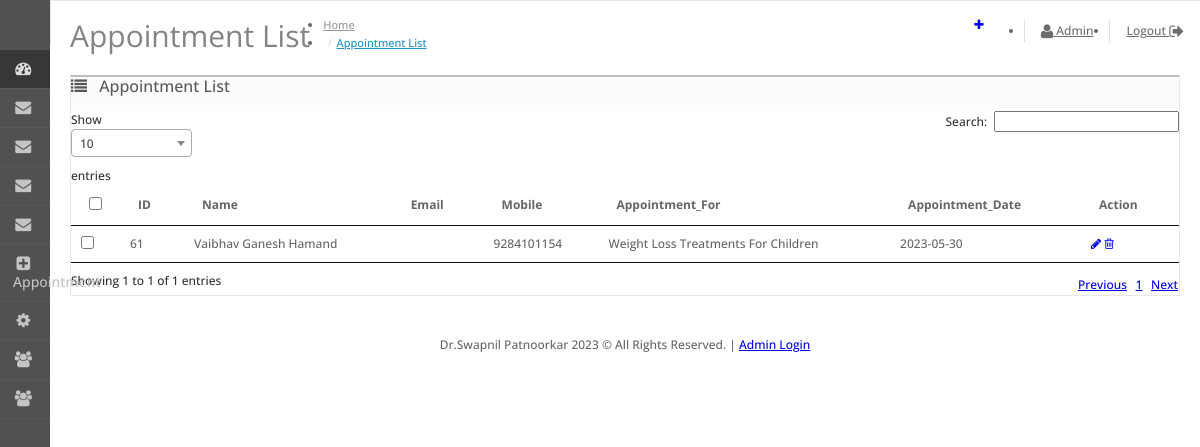
Page /admin/enquiry/appointment.php (signed in) on the committed database.
### tables this page shows
CREATE TABLE `appointment` (
  `id` int(11) NOT NULL,
  `name` varchar(30) NOT NULL,
  `mobile` varchar(12) NOT NULL,
  `email` varchar(30) NOT NULL,
  `appointment_for` varchar(35) NOT NULL,
  `appointment_date` date NOT NULL,
  `appointment_time` time NOT NULL,
  `date_added` timestamp NOT NULL DEFAULT current_timestamp(),
  `text` varchar(100) NOT NULL
);

CREATE TABLE `oc_master_company` (
  `id` int(11) NOT NULL,
  `company_name` varchar(100) NOT NULL,
  `address1` varchar(300) NOT NULL,
  `address2` varchar(300) NOT NULL,
  `area` varchar(100) NOT NULL,
  `city` varchar(100) NOT NULL,
  `pincode` int(11) NOT NULL,
  `state` varchar(100) NOT NULL,
  `contact_person` varchar(100) NOT NULL,
  `email` varchar(100) NOT NULL,
  `mobile` varchar(100) NOT NULL,
  `logo` varchar(100) NOT NULL,
  `gstn` varchar(100) NOT NULL,
  `pan` varchar(100) NOT NULL,
  `sms_url` varchar(1000) NOT NULL,
  `sms_username` varchar(100) NOT NULL,
  `sms_password` varchar(100) NOT NULL,
  `sms_sender_id` varchar(100) NOT NULL,
  `email_url` varchar(1000) NOT NULL,
  `email_username` varchar(100) NOT NULL,
  `email_password` varchar(100) NOT NULL,
  `date_updated` timestamp NOT NULL DEFAULT current_timestamp()
);

### admin/config/base_path.php (called while the page is built)
<?php
$base_path = "http://localhost/Bigmark/drswapnilpatnoorkar/";
?>

### admin/enquiry/appointment.php (the view, shortened to what this page needs)
<?php
 include('../config.php');
include('../includes/head-js-css.php');
?>
<body>
<div id="container">
<?php include('../includes/header.php');
include('../includes/left-menu.php');
?>
<div id="content">
  <div class="page-header">
    <div class="container-fluid">
      <div class="pull-right">
          <a href="<?php echo $base_path;?>admin/enquiry/add-appointment.php" data-toggle="tooltip" title="Add New" class="btn btn-primary"><i class="fa fa-plus"></i></a></div>
      <h1>Appointment List</h1>
      <ul class="breadcrumb">
                <li><a href="<?php echo $base_path;?>admin/access.php">Home</a></li>
                <li><a href="<?php echo $base_path;?>admin/enquiry/appointment.php">Appointment  List</a></li>
              </ul>
    </div>
  </div>
  <div class="container-fluid">
            <div class="panel panel-default">
      <div class="panel-heading">
        <h3 class="panel-title"><i class="fa fa-list"></i>
         <?php
         if(isset($_GET['edit']))
         {
          echo "Update Appointment ";
         }elseif(isset($_GET['delete']))
         {
          echo "Delete Appointment ";
         }else{
          echo "Appointment List";
         }
         ?>
        </h3>
      </div>
      <div class="panel-body">
       <?php
       if(!isset($_GET['edit']) && !isset($_GET['delete']))
       {
       ?>
        <form method="post" enctype="multipart/form-data" target="_blank" id="form-order">
         <div class="col-lg-12 col-xs-12 table-responsive">
            <table class="table  table-bordered table-hover" id="dataTables-example" style="width:100%;">
              <thead>
                <tr>
                  <td style="width: 1px;" class="text-center">
                    <input type="checkbox" onClick="$('input[name*=\'selected\']').prop('checked', this.checked);" />
                  </td>
                  <td class="text-right text-info"> ID</td>
                  <td class="text-left text-info">Name</td>
                  <td class="text=left text-info">Email</td>
                  <td class="text-left text-info">Mobile</td>
                  <td class="text-left text-info">Appointment_For</td>
                  <td class="text-left text-info">Appointment_Date</td>
                  <td class="text-right text-info">Action</td>
                </tr>
              </thead>
              <tbody>
               <?php
               $sql  = 'SELECT * FROM `appointment`';
               $data = mysqli_query($db,$sql);
               $num = mysqli_num_rows($data);
               if($num>0)
               {
                 for($i=1;$i<=$num;$i++)
                 {
                  $row = mysqli_fetch_assoc($data);
                  ?>
                   <tr>
                       <td class="text-center"><input type="checkbox" name="selected[]" value="<?php echo $row['id'];?>" />
                       <td class="text-right"><?php echo $row['id'];?></td>
                       <td class="text-left"><?php echo $row['name'];?></td>
                       <td class="text-left"><?php echo $row['email'];?> </td>
                       <td class="text-left"><?php echo $row['mobile'];?></td>
                       <td class="text-left"><?=$row['appointment_for']?></td>
                       <td class="text-left"><?php echo $row['appointment_date'];?></td>
                       <td class="text-right">
                         <a href="<?php $base_path;?>admin/enquiry/appointment.php?edit&id=<?php echo $row['id'];?>" data-toggle="tooltip" title="Edit" class="btn btn-primary"><i class="fa fa-pencil"></i></a>
                         <a href="<?php $base_path;?>admin/enquiry/appointment.php?delete&id=<?php echo $row['id']; ?>" onClick="javascript:return confirm('Do you really want to Delete...?')" data-toggle="tooltip" title="Delete" class="btn btn-danger"><i class="fa fa-trash-o"></i></a></td>
                   </tr>
               <?php
                 }
               }else{
               }
               ?>
                </tbody>
            </table>
          </div>
        </form>
       <?php
       }
       ?>
      </div>
    </div>
  </div>
  <link href="view/javascript/jquery/datetimepicker/bootstrap-datetimepicker.min.css" type="text/css" rel="stylesheet" media="screen" />
</div>
<?php include('../includes/footer.php');?>
</body></html>

### admin/includes/footer.php (shortened to what this page needs)
<footer id="footer">
 <?=isset($company) && $company['company_name']!=''?$company['company_name']:'<a href="http://bigmarkretail.com">bigmarkretail.com</a>'?>
 <?=date('Y')?> &copy; All Rights Reserved.
|
<a href="<?=$base_path?>admin">Admin Login</a>
</footer>
</div>
<link href="https://cdnjs.cloudflare.com/ajax/libs/select2/4.0.6-rc.0/css/select2.min.css" rel="stylesheet" />
</body>
</html>

### admin/view/stylesheet/stylesheet.css (style rules this page uses)
html, body { height: 100%; margin: 0; padding: 0; font-family: 'Open Sans', sans-serif; font-size: 12px; color: #666666; font-weight: 500; line-height: 18px; text-rendering: optimizeLegibility; }
h1, h2, h3, h4, h5, h6, p { margin-top: 0; }
.page-header { vertical-align: middle; margin: 15px 0; padding: 0; border-bottom: none; }
.page-header h1 { font-family: 'Open Sans', sans-serif; font-weight: 400; font-size: 30px; color: #848484; display: inline-block; margin-bottom: 15px; }
.breadcrumb { display: inline-block; background: none; margin: 0; padding: 0 10px; }
.breadcrumb li a { color: #999999; font-size: 11px; padding: 0px; margin: 0px; }
.breadcrumb li:last-child a { color: #1e91cf; }
.breadcrumb li + li:before { content: "/"; font-family: FontAwesome; color: #BBBBBB; padding: 0 5px; }
#container { min-height: 100%; width: 100%; position: relative; }
.container-fluid { padding-left: 20px; padding-right: 20px; }
#content { padding-bottom: 40px; transition: all 0.3s; }
#column-left + #content { margin-left: 50px; }
#column-left + #content + #footer { margin-left: 50px; }
#footer { height: 100px; text-align: center; }
input[type="radio"], input[type="checkbox"] { margin: 2px 0 0; }
input[type="radio"], .radio input[type="radio"], .radio-inline input[type="radio"], input[type="checkbox"], .checkbox input[type="checkbox"], .checkbox-inline input[type="checkbox"] { position: relative; width: 13px; width: 16px \0; height: 13px; height: 16px \0; background: white; border: 1px solid #dcdcdc; border: 1px solid transparent \0; border-radius: 1px; }
.table thead td { font-weight: bold; }
.table thead > tr > td, .table tbody > tr > td { vertical-align: middle; }
.panel { border-radius: 0px; }
.panel .panel-heading { position: relative; }
.panel-heading h3 i { margin-right: 8px; -webkit-tap-highlight-color: rgba(0,0,0,0); }
.panel-heading i { font-size: 16px; font-weight: 500; }
.panel-heading h3 { font-size: 16px; font-weight: 500; display: inline-block; }
.panel-default { border: 1px solid #e8e8e8; border-top: 2px solid #bfbfbf; }
.panel-default .panel-heading { color: #595959; border-color: #e8e8e8; background: #fcfcfc; }

### rows in the picture
appointment: id "61", name "Vaibhav Ganesh Hamand", mobile "9284101154", appointment_for "Weight Loss Treatments For Children", appointment_date "2023-05-30"
oc_master_company: company_name "Dr.Swapnil Patnoorkar"

### other values in the picture
$_SESSION['admin_name'] "Admin"
